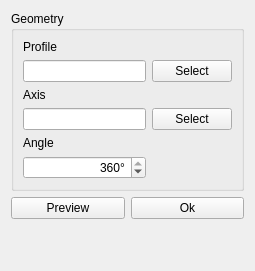
<?xml version="1.0" encoding="UTF-8"?>
<ui version="4.0">
 <class>Form</class>
 <widget class="QWidget" name="Form">
  <property name="geometry">
   <rect>
    <x>0</x>
    <y>0</y>
    <width>255</width>
    <height>271</height>
   </rect>
  </property>
  <property name="windowTitle">
   <string>Form</string>
  </property>
  <layout class="QGridLayout" name="gridLayout_2">
   <item row="1" column="1">
    <widget class="QPushButton" name="uiOk">
     <property name="text">
      <string>Ok</string>
     </property>
    </widget>
   </item>
   <item row="2" column="1">
    <spacer name="verticalSpacer">
     <property name="orientation">
      <enum>Qt::Vertical</enum>
     </property>
     <property name="sizeHint" stdset="0">
      <size>
       <width>20</width>
       <height>40</height>
      </size>
     </property>
    </spacer>
   </item>
   <item row="1" column="0">
    <widget class="QPushButton" name="uiPreview">
     <property name="text">
      <string>Preview</string>
     </property>
    </widget>
   </item>
   <item row="0" column="0" colspan="2">
    <widget class="QGroupBox" name="groupBox">
     <property name="title">
      <string>Geometry</string>
     </property>
     <layout class="QGridLayout" name="gridLayout">
      <item row="0" column="1">
       <widget class="QLabel" name="label_2">
        <property name="text">
         <string>Profile</string>
        </property>
       </widget>
      </item>
      <item row="1" column="2">
       <widget class="QPushButton" name="uiChangeProfile">
        <property name="toolTip">
         <string>Select a profile</string>
        </property>
        <property name="text">
         <string>Select</string>
        </property>
       </widget>
      </item>
      <item row="2" column="1">
       <widget class="QLabel" name="label_3">
        <property name="text">
         <string>Axis</string>
        </property>
       </widget>
      </item>
      <item row="4" column="1">
       <widget class="QLabel" name="label">
        <property name="text">
         <string>Angle</string>
        </property>
       </widget>
      </item>
      <item row="1" column="1">
       <widget class="QLineEdit" name="uiProfile">
        <property name="readOnly">
         <bool>true</bool>
        </property>
       </widget>
      </item>
      <item row="3" column="1">
       <widget class="QLineEdit" name="uiAxis">
        <property name="readOnly">
         <bool>true</bool>
        </property>
       </widget>
      </item>
      <item row="3" column="2">
       <widget class="QPushButton" name="uiChangeAxis">
        <property name="toolTip">
         <string>Select a line</string>
        </property>
        <property name="text">
         <string>Select</string>
        </property>
       </widget>
      </item>
      <item row="5" column="1">
       <widget class="QSpinBox" name="uiDegree">
        <property name="alignment">
         <set>Qt::AlignRight|Qt::AlignTrailing|Qt::AlignVCenter</set>
        </property>
        <property name="suffix">
         <string>°</string>
        </property>
        <property name="minimum">
         <number>90</number>
        </property>
        <property name="maximum">
         <number>360</number>
        </property>
        <property name="singleStep">
         <number>90</number>
        </property>
        <property name="value">
         <number>360</number>
        </property>
       </widget>
      </item>
     </layout>
    </widget>
   </item>
  </layout>
 </widget>
 <resources/>
 <connections/>
</ui>
